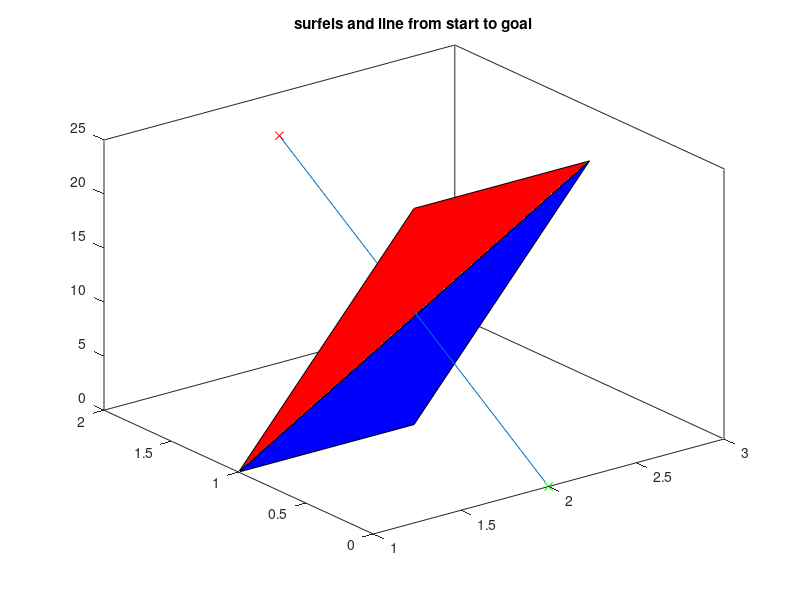

This chart was generated by the following MATLAB code: (Note: this script raises an error after producing the figure.)
clear; close all; clc

addpath 'C:\Users\sjhar\OneDrive\Desktop\TriangleRayIntersection'
addpath 'C:\Users\sjhar\OneDrive\Desktop\gif\gif'

addpath 'C:\Users\sjhar\Desktop\TriangleRayIntersection'
addpath 'C:\Users\sjhar\Desktop\gif\gif'

facets = [];
% TODO @sjharnett break out this code into functions for:
% vertex interp
% line segment to facet intersection checking and vgraph creation
%
% verts (Nx3 array of verts)
% isObs (is it a size wall or polytope obstacle)
% obsID (ID for polytope obstacle it belongs to)

verts = [1 1 0; 2 1 0;  3 1 20; 2 1 20]; % a line that translates its length in x over the course of 20 seconds
start = [2 0 0];
finish = [2 2 21];

figure; hold on; box on; title('surfels and line from start to goal')
fig = gcf;
fill3(verts(1:3,1),verts(1:3,2),verts(1:3,3),'b');
fill3(verts([1,3,4],1),verts([1,3,4],2),verts([1,3,4],3),'r');
plot3(start(1),start(2),start(3),'gx');
plot3(finish(1),finish(2),finish(3),'rx');
plot3([start(1) finish(1)],[start(2) finish(2)],[start(3) finish(3)])
% finish = start + dir
% thus dir = finish-start
[intersect, t, u, v, xcoor] = TriangleRayIntersection (start, finish-start, verts(1,:),verts(2,:),verts(3,:),'lineType','segment','border','exclusive');
[intersect2, t2, u2, v2, xcoor2] = TriangleRayIntersection (start, finish-start, verts(1,:),verts(3,:),verts(4,:),'lineType','segment');
plot3(xcoor(1),xcoor(2),xcoor(3),'cx')
legend('tri 1','tri 2','start','goal','','intersection')
INTERNAL_fcn_format_timespace_plot();

%% interpolation code for a shape
dt = 1;
% for each shape
% get shape.verts
verts = [1 1 0 1; 2 1 0 2;  3 1 20 2; 2 1 20 1]; % a line that translates its length in x over the course of 20 seconds
% columns of verts are x,y,t,id
% for number of unique time values in verts...
unique_times = unique(verts(:,3));
num_unique_times = length(unique(verts(:,3)));

unique_verts = unique(verts(:,4));
num_unique_verts = length(unique(verts(:,4)));

dense_times = [];
for i = 2:1:num_unique_times
    new_times = unique_times(i-1):dt:unique_times(i);
    dense_times = [dense_times; new_times'];
end
dense_times = unique(dense_times);
num_dense_times = length(dense_times);

for i = 1:1:num_unique_verts
    this_vert_id = unique_verts(i);
    this_vert_rows = find(verts(:,4)==this_vert_id);
    this_vert_x = verts(this_vert_rows,1);
    this_vert_y = verts(this_vert_rows,2);
    this_vert_t = verts(this_vert_rows,3);

    this_vert_dense_x = interp1(this_vert_t,this_vert_x,dense_times);
    this_vert_dense_y = interp1(this_vert_t,this_vert_y,dense_times);
    this_vert_id_repeated = ones(num_dense_times,1);
    verts = [verts; this_vert_dense_x this_vert_dense_y dense_times this_vert_id_repeated];
end

% will need to remove duplicate rows

% end for each shape

%% this code is required to vectorize the edge, triangle intersection checking
verts = verts(:,1:3);
all_pts = [verts; start; finish];
all_surfels = [verts(1,:),verts(2,:),verts(3,:);verts(1,:),verts(3,:),verts(4,:)];
figure; hold on; box on; title('all vertices and start and finish')
INTERNAL_fcn_format_timespace_plot();
plot3(start(1),start(2),start(3),'gx');
plot3(finish(1),finish(2),finish(3),'rx');
plot3(verts(:,1),verts(:,2),verts(:,3),'cx')

num_pts = size(all_pts,1); % number of rows
all_pts_idx = 1:1:num_pts; % array of all possible pt idx
all_pts = [all_pts all_pts_idx']; % add pt ID column to all_pts
all_pt_combos = nchoosek(all_pts_idx,2); % each row of this matrix is a combination of 2 point idxs

all_ray_starts = all_pts(all_pt_combos(:,1),:); % take all cols of all_pts at the row provided by the first col of all combos
all_ray_ends = all_pts(all_pt_combos(:,2),:); % take all cols of all_pts at the row provided by the second col of all combos
all_ray_dirs = all_ray_ends - all_ray_starts; % TriangleRayIntersection takes a ray direction which is end minus beginning
num_rays = size(all_ray_starts,1);

figure; hold on; box on; title('all rays casted')
INTERNAL_fcn_format_timespace_plot();
for i = 1:1:num_rays
    plot3([all_ray_starts(i,1), all_ray_ends(i,1)],[all_ray_starts(i,2), all_ray_ends(i,2)],[all_ray_starts(i,3), all_ray_ends(i,3)],'LineWidth',2)
end

figure; hold on; box on; title('vgraph')
INTERNAL_fcn_format_timespace_plot();
for i = 1:1:num_rays
    plot3([all_ray_starts(i,1), all_ray_ends(i,1)],[all_ray_starts(i,2), all_ray_ends(i,2)],[all_ray_starts(i,3), all_ray_ends(i,3)],'g','LineWidth',2)
end

num_surfels = size(all_surfels,1);
all_ray_idx = 1:1:num_rays;
all_surfel_idx = 1:1:num_surfels;
all_surfel_ray_combos = table2array(combinations(all_ray_idx,all_surfel_idx));

all_ray_starts_repeated = all_ray_starts(all_surfel_ray_combos(:,1),:);
all_ray_ends_repeated = all_ray_ends(all_surfel_ray_combos(:,1),:);
all_ray_dirs_repeated = all_ray_dirs(all_surfel_ray_combos(:,1),:);
all_surfels_repeated = all_surfels(all_surfel_ray_combos(:,2),:);

[intersects, ts, us, vs, xcoors] = TriangleRayIntersection (all_ray_starts_repeated(:,1:3), all_ray_dirs_repeated(:,1:3), all_surfels_repeated(:,1:3),all_surfels_repeated(:,4:6),all_surfels_repeated(:,7:9),'lineType','segment','border','exclusive');

vgraph = ones(num_pts); % initialize vgraph as zero
intersects_idx = find(intersects);
for k = 1:1:length(intersects_idx)
    i = intersects_idx(k);
    plot3([all_ray_starts_repeated(i,1), all_ray_ends_repeated(i,1)],[all_ray_starts_repeated(i,2), all_ray_ends_repeated(i,2)],[all_ray_starts_repeated(i,3), all_ray_ends_repeated(i,3)],'r','LineWidth',2)
    plot3(rmmissing(xcoors(i,1)),rmmissing(xcoors(i,2)),rmmissing(xcoors(i,3)),'cx','MarkerSize',10)
    start_id = all_ray_starts_repeated(i,4);
    end_id = all_ray_ends_repeated(i,4);
    vgraph(start_id,end_id) = 0;
    vgraph(end_id,start_id) = 0;
end
fill3(verts(1:3,1),verts(1:3,2),verts(1:3,3),'b','FaceAlpha',0.3);
fill3(verts([1,3,4],1),verts([1,3,4],2),verts([1,3,4],3),'b','FaceAlpha',0.3);

[cost, route] = fcn_algorithm_Astar3d(vgraph, all_pts(1:end-2,:), all_pts(end-1,:), all_pts(end,:));
% route metrics follow
total_time = max(route(:,3));
route_x = route(:,1);
route_y = route(:,2);
route_t = route(:,3);
lengths = diff([route_x(:) route_y(:)]);
total_length = sum(sqrt(sum(lengths.*lengths,2)));
lengths_3d = diff([route_x(:) route_y(:) route_t(:)]);
total_length_3d = sum(sqrt(sum(lengths_3d.*lengths_3d,2)));

metrics_title = sprintf('route duration [s]: %.3f \n route length [m]: %.3f \n route length 3D: %.3f',total_time,total_length,total_length_3d);
title(metrics_title);
plot3(route(:,1),route(:,2),route(:,3),'-b','LineWidth',3);

%% discard rays that are too high in velocity
% ray slope is rise over run
% rise is delta t
all_delta_ts = all_ray_ends(:,3) - all_ray_starts(:,3);
% run is change in total length regardless of x or y
all_delta_xs = all_ray_ends(:,1) - all_ray_starts(:,1);
all_delta_ys = all_ray_ends(:,2) - all_ray_starts(:,2);
all_delta_dist = (all_delta_xs.^2 + all_delta_ys.^2).^0.5;
all_slopes = all_delta_ts./all_delta_dist;

speed_violation_idx = find(all_slopes == 0);
for l = 1:1:length(speed_violation_idx)
    i = speed_violation_idx(l);
    plot3([all_ray_starts(i,1), all_ray_ends(i,1)],[all_ray_starts(i,2), all_ray_ends(i,2)],[all_ray_starts(i,3), all_ray_ends(i,3)],'k','LineWidth',2)
end

%% interpolation code for a shape
dt = 1;
% for each shape
% get shape.verts
verts = [1 1 0 1; 2 1 0 2;  3 1 20 2; 2 1 20 1]; % a line that translates its length in x over the course of 20 seconds
% columns of verts are x,y,t,id
% for number of unique time values in verts...
unique_times = unique(verts(:,3));
num_unique_times = length(unique(verts(:,3)));

unique_verts = unique(verts(:,4));
num_unique_verts = length(unique(verts(:,4)));

dense_times = [];
for i = 2:1:num_unique_times
    new_times = unique_times(i-1):dt:unique_times(i);
    dense_times = [dense_times; new_times'];
end
dense_times = unique(dense_times);
num_dense_times = length(dense_times);

for i = 1:1:num_unique_verts
    this_vert_id = unique_verts(i);
    this_vert_rows = find(verts(:,4)==this_vert_id);
    this_vert_x = verts(this_vert_rows,1);
    this_vert_y = verts(this_vert_rows,2);
    this_vert_t = verts(this_vert_rows,3);

    this_vert_dense_x = interp1(this_vert_t,this_vert_x,dense_times);
    this_vert_dense_y = interp1(this_vert_t,this_vert_y,dense_times);
    this_vert_id_repeated = this_vert_id*ones(num_dense_times,1);
    verts = [verts; this_vert_dense_x this_vert_dense_y dense_times this_vert_id_repeated];
end

% will need to remove duplicate rows

% end for each shape

figure; hold on; box on; title('all vertices, interpolated, and start and finish')
INTERNAL_fcn_format_timespace_plot();
plot3(start(1),start(2),start(3),'gx');
plot3(finish(1),finish(2),finish(3),'rx');
plot3(verts(:,1),verts(:,2),verts(:,3),'cx')

close all;
%% create an animation for moving line
for i = 1:num_dense_times
    hold on; box on; title(sprintf('animation of \n moving two point wall shown at 10x speed'))
    % define figure properties
    opts.width      = 8;
    opts.height     = 6;
    opts.fontType   = 'Times';
    opts.fontSize   = 9;
    fig = gcf;
    % scaling
    fig.Units               = 'centimeters';
    fig.Position(3)         = opts.width;
    fig.Position(4)         = opts.height;
    set(gcf,'color','white')
    % set text properties
    set(fig.Children, ...
        'FontName',     'Times', ...
        'FontSize',     9);

    % remove unnecessary white space
    set(gca,'LooseInset',max(get(gca,'TightInset'), 0.02))
    xlabel('x [m]')
    ylabel('y [m]')
    ylim([0 2])
    xlim([0 4])
    % for each poly
    % this polys verts
    % need to get x y and z coords at this time
    cur_time = dense_times(i);
    cur_time_locations = find(verts(:,3) == cur_time);
    cur_x = verts(cur_time_locations,1);
    cur_y = verts(cur_time_locations,2);
    fill(cur_x,cur_y,'b','FaceAlpha',0.2);
    if i == 1
        gif('moving_wall_demo.gif','LoopCount',1,'DelayTime',dt/10)
    else
        gif
    end
    delete(gca)
end


%% interpolation code for a route
dt = 1;
% columns of verts are x,y,t,id
% for number of unique time values in verts...
unique_times = unique(route(:,3));
num_unique_times = length(unique(route(:,3)));

num_route_verts = size(route,1);

dense_times = [];
for i = 2:1:num_unique_times
    new_times = unique_times(i-1):dt:unique_times(i);
    dense_times = [dense_times; new_times'];
end
dense_times = unique(dense_times);
num_dense_times = length(dense_times);

route_dense_x = interp1(route(:,3),route(:,1),dense_times);
route_dense_y = interp1(route(:,3),route(:,2),dense_times);

route_dense = [route_dense_x route_dense_y dense_times];

close all;
%% create an animation for moving line
for i = 1:num_dense_times
    hold on; box on; title(sprintf('animation of routing around \n moving two point wall shown at 10x speed'))
    % define figure properties
    opts.width      = 8;
    opts.height     = 6;
    opts.fontType   = 'Times';
    opts.fontSize   = 9;
    fig = gcf;
    % scaling
    fig.Units               = 'centimeters';
    fig.Position(3)         = opts.width;
    fig.Position(4)         = opts.height;
    set(gcf,'color','white')
    % set text properties
    set(fig.Children, ...
        'FontName',     'Times', ...
        'FontSize',     9);

    % remove unnecessary white space
    set(gca,'LooseInset',max(get(gca,'TightInset'), 0.02))
    xlabel('x [m]')
    ylabel('y [m]')
    ylim([-1 3])
    xlim([0 4])
    % for each poly
    % this polys verts
    % need to get x y and z coords at this time
    cur_time = dense_times(i);
    cur_time_locations = find(verts(:,3) == cur_time);
    cur_x = verts(cur_time_locations,1);
    cur_y = verts(cur_time_locations,2);

    cur_route_idx = find(route_dense(:,3) == cur_time);

    p_route = plot(route_dense(1:cur_route_idx,1),route_dense(1:cur_route_idx,2),'-k','LineWidth',2);
    p_pose = plot(route_dense(cur_route_idx,1),route_dense(cur_route_idx,2),'xk','MarkerSize',2)
    p_start = plot(start(1),start(2),'gx');
    p_finish = plot(finish(1),finish(2),'rx');
    fill(cur_x,cur_y,'b','FaceAlpha',0.2);
    if i == 1
        gif('moving_wall_with_path.gif','LoopCount',1,'DelayTime',dt/10)
    else
        gif
    end
    delete(gca)
    delete(p_route)
    delete(p_pose)
    delete(p_start)
    delete(p_finish)
end
    % https://www.mathworks.com/matlabcentral/fileexchange/33073-triangle-ray-intersection
% https://en.wikipedia.org/wiki/Intersection_of_a_polyhedron_with_a_line
% https://www.mathworks.com/help/matlab/visualize/multifaceted-patches.html
% at each time t, calculate P
% ir for all points on all bodies that are candidates for collision
% select one point P
% jr on body j and test if it is inside body i
% cast an infinite ray in any direction from P
% jr and compute intersections with all facets on body i
% if there are an even number of intersections, P
% jr is not inside body i
% if there are an odd number of intersections, P
% jr is inside body i
% works for concavities, holes and self-crossing and is independent of CW versus CCW boundary
% ray-facet intersection is similar to edge-facet intersection described below
% point in polygon does not always work for thin bodies (may need edge intersection)
%
function INTERNAL_fcn_format_timespace_plot()
    % define figure properties
    opts.width      = 8;
    opts.height     = 6;
    opts.fontType   = 'Times';
    opts.fontSize   = 9;
    fig = gcf;
    % scaling
    fig.Units               = 'centimeters';
    fig.Position(3)         = opts.width;
    fig.Position(4)         = opts.height;

    % set text properties
    set(fig.Children, ...
        'FontName',     'Times', ...
        'FontSize',     9);

    % remove unnecessary white space
    set(gca,'LooseInset',max(get(gca,'TightInset'), 0.02))
    xlabel('x [m]')
    ylabel('y [m]')
    zlabel('t [s]')
    view([36 30])
end
